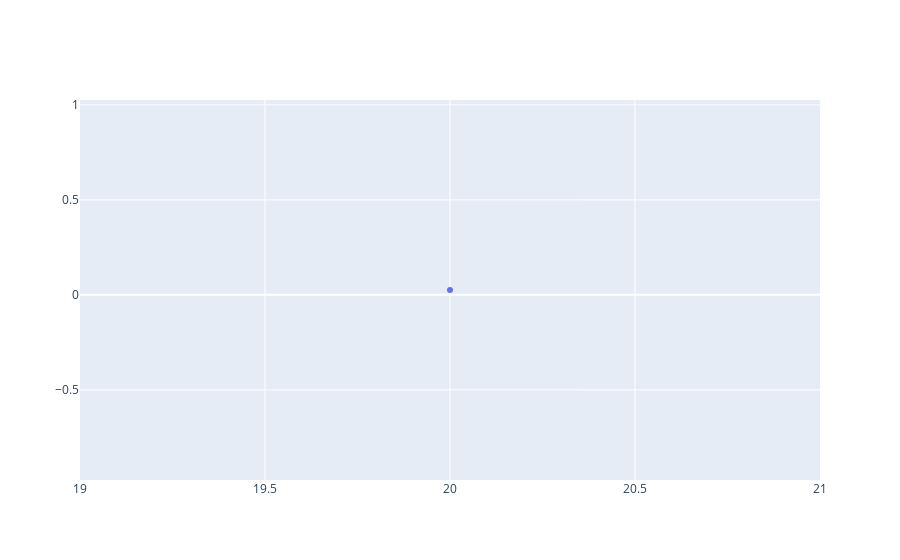

Write notebook code for a chart like this one.
### Code cell
# K-Means classification

ks = []
scores = []
labels = []
for k in tqdm(range(20, 21)):
    km = KMeans(k, n_init=10).fit(embeddings)

    ks.append(k)
    labels.append(km.labels_)
    scores.append(silhouette_score(embeddings, km.labels_, metric="euclidean"))

fig = go.Figure(data=[go.Scatter(x=ks, y=scores, mode="lines+markers")])
fig.show()

# Use optimal K as pseudo labels

labels = labels[np.argmax(scores)]

### Figure 1 — Plotly figure (JSON) as saved in the notebook; plotly's stock layout.template omitted (floating-point values rounded to 4 significant figures)
{"data": [{"mode": "lines+markers", "type": "scatter", "x": [20], "y": [0.02562]}], "layout": {}}
